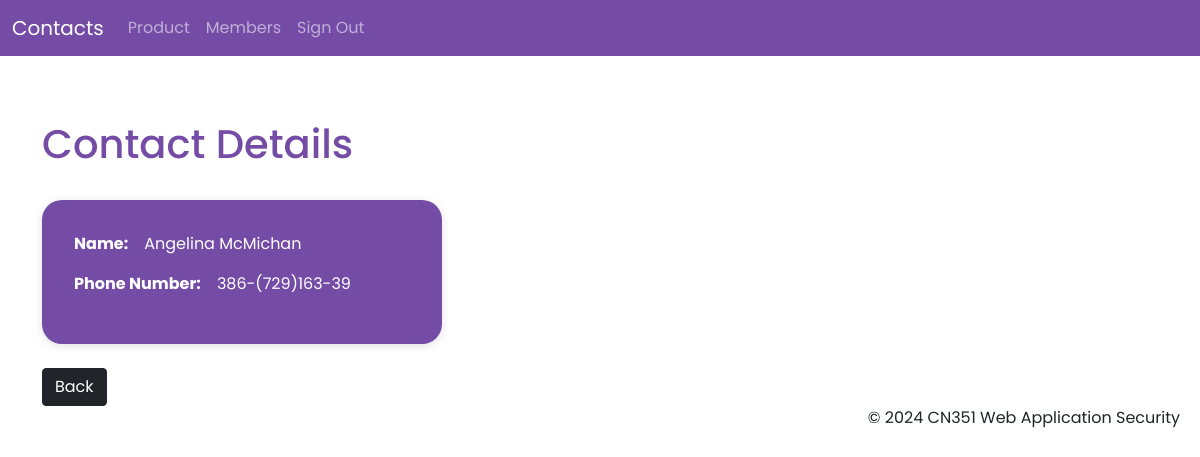
The app's page /contact/view/9 (signed in) with its own data.
### database/models.py (models this page shows, shortened)
class Contact(models.Model):
    added_by = models.ForeignKey(
        User, on_delete=models.CASCADE, related_name='added_by')
    first_name = models.CharField(max_length=64)
    last_name = models.CharField(max_length=64)
    phone_number = models.CharField(max_length=15)

### database/views.py (the view)
# urls.py: path('contact/view/<int:id>', views.view_contact, name='view_contact'),
@login_required
def view_contact(request, id):
    contact = Contact.objects.get(id=id)
    data = {'contact': contact}
    return render(request, 'view_contact.html', data)

### templates/view_contact.html
{% extends 'base.html' %}
{% load static %}
{% block body %}
<div class="container view">
    <div class="header view">
        <h3>Contact Details</h3>
    </div>
    <br>
    <div class="contact-details">
        <div class="row">
            <div class="d-flex">
                <strong>Name:</strong>
                <p>{{ contact.first_name }} {{ contact.last_name }}</p>
            </div>
            <div class="d-flex">
                <strong>Phone Number:</strong>
                <p>{{ contact.phone_number }}</p>
            </div>
        </div>
    </div>
    <br>
    <a href="{% url 'index' %}" class="btn btn-dark">Back</a>
</div>
{% endblock %}

### static/css/style.css (style rules this page uses)
* { margin: 0; padding: 0; font-family: 'Poppins', Arial, sans-serif; }
h3 { font-size: 40px; color:#744ca6 }
a { text-decoration: none; color: white; }
.view { margin-top: 4rem; color: white; }
.contact-details { width: 400px; padding: 2rem; border-radius: 20px; box-shadow: rgba(99, 99, 99, 0.2) 0px 2px 8px 0px; background-color: #744ca6; }
.contact-details p { margin-left: 1rem; color: white; }

### records on screen
Contact: first_name "Angelina", last_name "McMichan", phone_number "386-(729)163-39"
